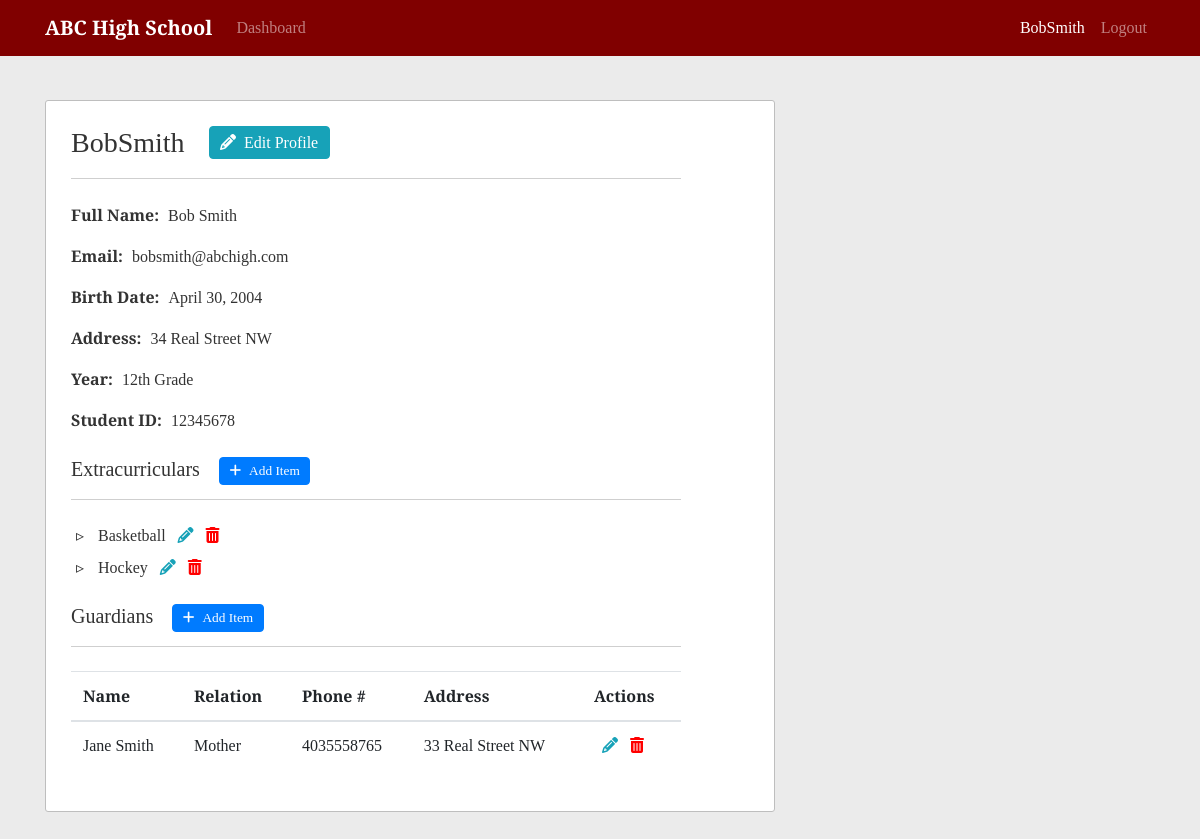
The app's page /profile/BobSmith/ (signed in), older data.
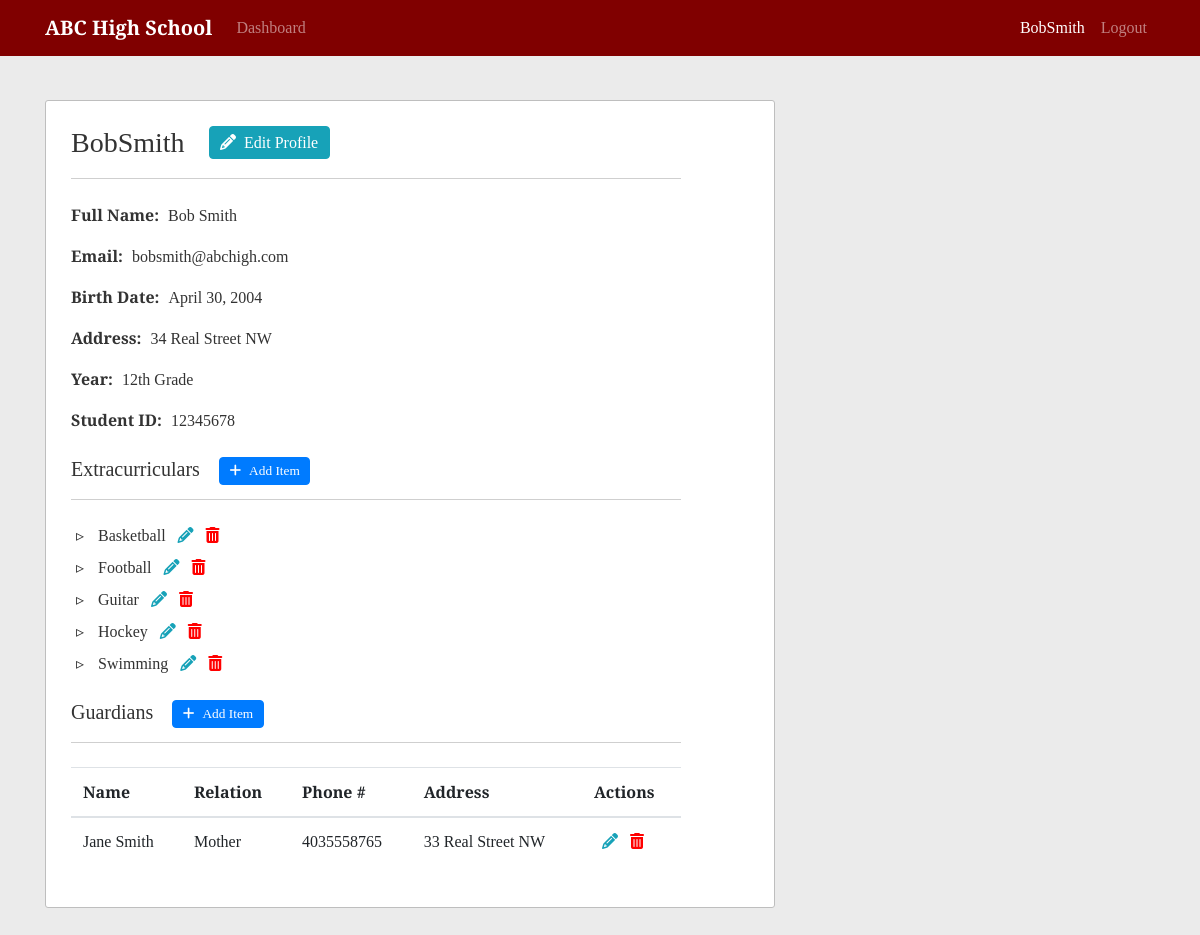
The same page, newer data.
### school/models.py (models this page shows, shortened)
class ExtraCurricular(models.Model):
    student = models.ForeignKey(Student, on_delete=models.CASCADE)
    activity_name = models.CharField(max_length=100)
    class Meta:
        unique_together = ['student', 'activity_name']

class Guardian(models.Model):
    student = models.ForeignKey(Student, on_delete=models.CASCADE)
    first_name = models.CharField(max_length=255)
    last_name = models.CharField(max_length=255)
    phone_number = models.CharField(max_length=20)
    address = models.CharField(max_length=255)
    relation = models.CharField(max_length=255)
    class Meta:
        unique_together = ['student', 'first_name', 'last_name']

### users/views.py (the view, shortened to what this page needs)
# urls.py: path('profile/<str:username>/', user_views.profile, name='profile'),
def profile(request, **kwargs):
    if not (request.user.is_authenticated):
        return redirect('login')
    user = request.user
    profile_user = User.objects.filter(username=kwargs.get('username')).first()
    if not profile_user:
        return redirect('access-denied')
    temp_student = Student.objects.filter(user=profile_user).first()
    extra_curriculars = ExtraCurricular.objects.filter(student=temp_student)
    guardians = Guardian.objects.filter(student=temp_student)
    temp_instructor = Instructor.objects.filter(user=profile_user).first()
    taught_courses = Course.objects.filter(instructor=temp_instructor)
    context = {
        'kwargs': kwargs,
        'profile_user': profile_user,
        'extra_curriculars': extra_curriculars,
        'guardians': guardians,
        'taught_courses': taught_courses
    }
    if user.is_superuser:
        return render(request, 'users/profile.html', context=context)
    if (profile_user.is_superuser):
        return redirect('access-denied')
    if (user == profile_user):
        return render(request, 'users/profile.html', context=context)

### users/templates/users/profile.html (shortened to what this page needs)
{% extends "school/content.html" %}
{% block content %}
  <div class="content-section">
    <div class="content-title">
      <h3 class="profile-title">{{ kwargs.username }}</h3>
      {% if user.username == kwargs.username %}
        <a class="btn btn-info profile-button" href="{% url 'update-profile' user.profile.id %}"><i class="fas fa-pencil-alt mr-2"></i>Edit Profile</a>
      {% endif %}
    </div>
    <p>
      <span class="data-title">Full Name:</span>
      <span class="data-content">{{ profile_user.first_name }} {{ profile_user.last_name }}</span>
    </p>
    <p>
      <span class="data-title">Email:</span>
      <span class="data-content">{{ profile_user.email }}</span>
    </p>
    <p>
      <span class="data-title">Birth Date:</span>
      <span class="data-content">{{ profile_user.profile.birth_date }}</span>
    </p>
    <p>
      <span class="data-title">Address:</span>
      <span class="data-content">{{ profile_user.profile.address }}</span>
    </p>
    {% if profile_user.student %}
      <p>
        <span class="data-title">Year:</span>
        <span class="data-content">{{ profile_user.student.get_year_display }}</span>
      </p>
      <p>
        <span class="data-title">Student ID:</span>
        <span class="data-content">{{ profile_user.student.student_id_no }}</span>
      </p>
      <div class="content-title mt-4">
        <h5 class="profile-title">Extracurriculars</h5>
        {% if user.username == kwargs.username %}
          <a class="btn btn-primary sub-profile-button" href="{% url 'create-extra-curricular' %}"><i class="fas fa-plus mr-2"></i>Add Item</a>
        {% endif %}
      </div>
      {% if extra_curriculars %}
        <ul class="profile-list">
        {% for extra_curricular in extra_curriculars %}
          <li class="profile-list-item">
            {{ extra_curricular.activity_name }}
            {% if user.username == kwargs.username %}
              <span class="inline-row-buttons">
                <a class="edit-link" href="{% url 'update-extra-curricular' extra_curricular.id %}"><i class="fas fa-pencil-alt ml-2"></i></a>
                <a class="delete-link" href="#"><i class="fas fa-trash-alt ml-2"></i></a>
              </span>
            {% endif %}
          </li>
        {% endfor %}
        </ul>
      {% else %}
        <p>No extracurricular activities</p>
      {% endif %}
      <div class="content-title mt-4">
        <h5 class="profile-title">Guardians</h5>
        {% if user.username == kwargs.username %}
          <a class="btn btn-primary sub-profile-button" href="{% url 'create-guardian' %}"><i class="fas fa-plus mr-2"></i>Add Item</a>
        {% endif %}
      </div>
      {% if guardians %}
        <div class="table-responsive">
          <table class="table content-table">
            <thead>
              <tr>
                <th scope="col">Name</th>
                <th scope="col">Relation</th>
                <th scope="col">Phone #</th>
                <th scope="col">Address</th>
                {% if user.username == kwargs.username %}
                  <th scope="col">Actions</th>
                {% endif %}
              </tr>
            </thead>
            <tbody>
              {% for guardian in guardians %}
                <tr>
                  <td scope="row">{{ guardian.first_name }} {{ guardian.last_name }}</th>
                  <td>{{ guardian.relation }}</td>
                  <td>{{ guardian.phone_number }}</td>
                  <td>{{ guardian.address }}</td>
                  {% if user.username == kwargs.username %}
                    <td>
                      <span class="inline-row-buttons">
                        <a class="edit-link" href="#"><i class="fas fa-pencil-alt ml-2"></i></a>
                        <a class="delete-link" href="#"><i class="fas fa-trash-alt ml-2"></i></a>
                      </span>
                    </td>
                  {% endif %}
                </tr>
              {% endfor %}
            </tbody>
          </table>
        </div>
      {% else %}
        <p>No guardians</p>
      {% endif %}
    {% endif %}
  </div>
{% endblock content %}

Row changes from the older to the newer data that the page shows:
added ExtraCurricular: activity_name "Football"
added ExtraCurricular: activity_name "Guitar"
added ExtraCurricular: activity_name "Swimming"
